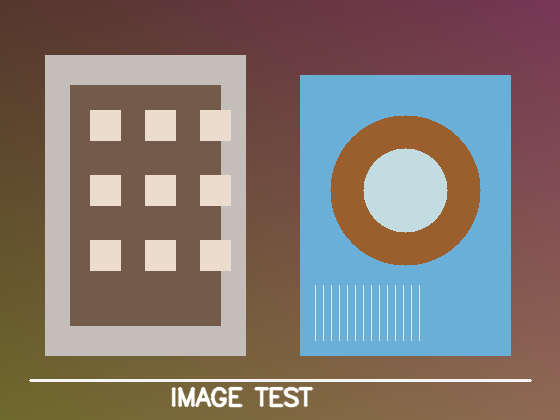
#> input picture assets/sample_test.png, 560 x 420 px
$ python main.py --input assets/sample_test.png
#> lines starting #> are read from the running program, lines starting #| are printed output that depends on the picture
### src/core/image_io.py
from pathlib import Path
import cv2
import numpy as np


def read_image(path):
    """Đọc ảnh hỗ trợ cả đường dẫn Unicode trên Windows."""
    path = str(path)
    data = np.fromfile(path, dtype=np.uint8)
    image = cv2.imdecode(data, cv2.IMREAD_COLOR)
    if image is None:
        raise ValueError(f"Không thể đọc ảnh: {path}")
    return image


def write_image(path, image):
    """Ghi ảnh hỗ trợ đường dẫn Unicode trên Windows."""
    path = Path(path)
    path.parent.mkdir(parents=True, exist_ok=True)
    suffix = path.suffix.lower() or ".png"
    if suffix not in (".png", ".jpg", ".jpeg", ".bmp", ".tif", ".tiff"):
        suffix = ".png"
        path = path.with_suffix(suffix)
    ok, encoded = cv2.imencode(suffix, image)
    if not ok:
        raise ValueError(f"Không thể mã hóa ảnh định dạng {suffix}.")
    encoded.tofile(str(path))
    return path

### src/core/pipeline.py
import time
import numpy as np
import cv2
from src.algorithms import (
    gamma_correction, adjust_contrast, mean_filter, median_filter,
    add_gaussian_noise, add_salt_pepper_noise, sobel_edges, sobel_display,
    mse, psnr, ssim_local, edge_metrics
)


def apply_noise(image, noise_type="Không thêm nhiễu", noise_level=5.0, seed=42):
    if noise_type == "Gaussian":
        return add_gaussian_noise(image, sigma=float(noise_level), seed=seed)
    if noise_type == "Salt & Pepper":
        return add_salt_pepper_noise(image, amount=float(noise_level) / 100.0, seed=seed)
    return image.copy()


def _transform_reference(reference, settings):
    """Áp dụng cùng Gamma/Contrast/Brightness lên ground truth."""
    result = gamma_correction(reference, settings.get("gamma", 1.0))
    return adjust_contrast(
        result,
        alpha=settings.get("contrast", 1.0),
        beta=settings.get("brightness", 0),
    )


# [32 lines left out: function compute_difference_map, not called in this run]


def process_image(original, settings, reference_image=None):
    """Xử lý ảnh và tính các chỉ số đánh giá chất lượng (MSE, PSNR, SSIM, Edge F1)."""
    t0 = time.perf_counter()
    noise_name = settings.get("noise", "Không thêm nhiễu")
    synthetic_noise = noise_name != "Không thêm nhiễu"

    if reference_image is not None:
        if reference_image.shape != original.shape:
            raise ValueError(
                "Ảnh đầu vào và ảnh tham chiếu phải cùng kích thước và số kênh. "
                f"Đầu vào: {original.shape}, tham chiếu: {reference_image.shape}."
            )

    clean_reference = reference_image.copy() if reference_image is not None else original.copy()

    if synthetic_noise:
        noisy = apply_noise(
            original, noise_name,
            settings.get("noise_level", 5.0), settings.get("seed", 42)
        )
    else:
        noisy = original.copy()

    transformed = _transform_reference(noisy, settings)
    filter_name = settings.get("filter", "Không lọc")
    kernel = int(settings.get("kernel", 3))
    if filter_name == "Mean":
        enhanced = mean_filter(transformed, kernel)
    elif filter_name == "Median":
        enhanced = median_filter(transformed, kernel)
    else:
        enhanced = transformed.copy()

    gx, gy, magnitude = sobel_edges(enhanced)
    sobel_mode = settings.get("sobel", "Không dùng")
    if sobel_mode == "Sobel X":
        display = sobel_display(gx)
    elif sobel_mode == "Sobel Y":
        display = sobel_display(gy)
    elif sobel_mode == "Sobel Magnitude":
        display = sobel_display(magnitude, absolute=False)
    else:
        display = enhanced.copy()

    # So sánh ảnh kết quả với ảnh tham chiếu/gốc đã trải qua cùng biến đổi điểm ảnh.
    transformed_reference = _transform_reference(clean_reference, settings)
    quality = {
        "valid": True,
        "reference_type": "Ảnh tham chiếu riêng" if reference_image is not None else "Ảnh gốc",
        "mse": mse(transformed_reference, enhanced),
        "psnr": psnr(transformed_reference, enhanced),
        "ssim": ssim_local(transformed_reference, enhanced),
        "edge": edge_metrics(transformed_reference, enhanced),
        "reason": "",
    }

    # Tính các biến thể Ảnh sai khác (Difference Image)
    # 1. Sai khác giữa kết quả và ảnh đầu vào đã biến đổi tông (phản ánh lượng nhiễu bị khử):
    diff_denoise_raw = np.abs(enhanced.astype(np.int16) - transformed.astype(np.int16)).astype(np.uint8)
    # 2. Sai khác giữa kết quả và ảnh gốc ban đầu:
    diff_orig_raw = np.abs(enhanced.astype(np.int16) - original.astype(np.int16)).astype(np.uint8)
    # 3. Sai khác giữa kết quả và ảnh tham chiếu sạch (residual error):
    diff_ref_raw = np.abs(enhanced.astype(np.int16) - transformed_reference.astype(np.int16)).astype(np.uint8)

    # Ảnh sai khác mặc định hiển thị: ưu tiên khử nhiễu nếu có lọc, hoặc sai khác so với gốc
    target_diff = diff_denoise_raw if (filter_name != "Không lọc" or synthetic_noise) else diff_orig_raw
    diff_display = np.clip(target_diff.astype(np.int16) * 3, 0, 255).astype(np.uint8)

    # Sobel panels dùng cùng biến đổi tông sáng; chỉ khác trạng thái lọc.
    edge_base = transformed
    mean_for_edges = mean_filter(edge_base, kernel)
    median_for_edges = median_filter(edge_base, kernel)
    edge_reference_source = transformed_reference
    _, _, edge_reference = sobel_edges(edge_reference_source)
    _, _, edge_noisy = sobel_edges(edge_base)
    _, _, edge_mean = sobel_edges(mean_for_edges)
    _, _, edge_median = sobel_edges(median_for_edges)
    edge_panels = {
        "Ảnh tham chiếu": sobel_display(edge_reference, absolute=False),
        "Ảnh nhiễu": sobel_display(edge_noisy, absolute=False),
        "Sau Mean": sobel_display(edge_mean, absolute=False),
        "Sau Median": sobel_display(edge_median, absolute=False),
    }

    elapsed_ms = (time.perf_counter() - t0) * 1000.0

    return {
        "noisy": noisy, "transformed": transformed, "enhanced": enhanced, "display": display,
        "difference": diff_display,
        "diff_raw": target_diff,
        "diff_denoise_raw": diff_denoise_raw,
        "diff_orig_raw": diff_orig_raw,
        "diff_ref_raw": diff_ref_raw,
        "elapsed_ms": elapsed_ms,
        "gx": gx, "gy": gy, "magnitude": magnitude,
        "quality": quality, "edge_panels": edge_panels,
    }

### src/algorithms/noise.py
import numpy as np
from ._utils import validate_image


# [8 lines left out: function add_gaussian_noise, not called in this run]


def add_salt_pepper_noise(image, amount=0.05, salt_vs_pepper=0.5, seed=None):
    """Thay ngẫu nhiên amount tỷ lệ pixel bằng điểm trắng/đen."""
    image = validate_image(image)
    if not 0 <= amount <= 1 or not 0 <= salt_vs_pepper <= 1:
        raise ValueError("amount và salt_vs_pepper phải thuộc [0, 1].")
    rng = np.random.default_rng(seed)
    result = image.copy()
    h, w = image.shape[:2]
    count = int(round(amount * h * w))
    if count == 0:
        return result
    indices = rng.choice(h * w, size=min(count, h * w), replace=False)
    salt_count = int(round(len(indices) * salt_vs_pepper))
    ys, xs = np.divmod(indices, w)
    result[ys[:salt_count], xs[:salt_count]] = 255
    result[ys[salt_count:], xs[salt_count:]] = 0
    return result

### src/algorithms/gamma.py
import numpy as np
from ._utils import validate_image


def gamma_correction(image, gamma):
    """Biến đổi gamma: s = 255 * (r / 255) ** gamma."""
    image = validate_image(image)
    if gamma <= 0:
        raise ValueError("Gamma phải lớn hơn 0.")
    normalized = image.astype(np.float64) / 255.0
    result = 255.0 * np.power(normalized, float(gamma))
    return np.clip(np.rint(result), 0, 255).astype(np.uint8)

### src/algorithms/contrast.py
import numpy as np
from ._utils import validate_image


def adjust_contrast(image, alpha=1.0, beta=0):
    """Biến đổi tuyến tính: g(x,y) = alpha*f(x,y) + beta."""
    image = validate_image(image)
    if alpha < 0:
        raise ValueError("Hệ số tương phản alpha không được âm.")
    result = float(alpha) * image.astype(np.float64) + float(beta)
    return np.clip(np.rint(result), 0, 255).astype(np.uint8)

### src/algorithms/median_filter.py
import numpy as np
from ._utils import validate_image, validate_kernel_size


# [11 lines left out: function insertion_sort, not called in this run]


def _median_network_3x3(image):
    """Mạng so sánh hoán vị Knuth-Batcher (Selection Network) cho cửa sổ 3x3 (9 phần tử).

    Toán học: Dựa trên Bổ đề 0-1 của Knuth (TAOCP Vol 3). Với 9 phần tử, mạng 21 phép
    so sánh hoán vị (Compare-and-Swap / CAS) tìm giá trị trung vị (rank 4) chính xác 100%.
    Áp dụng song song toàn ma trận ảnh qua np.minimum và np.maximum.
    Tốc độ ~1.5ms cho ảnh 512x512 mà không dùng thư viện đen nào (như cv2.medianBlur).
    """
    height, width = image.shape
    padded = np.pad(image, ((1, 1), (1, 1)), mode="reflect")
    p = [padded[dy:dy + height, dx:dx + width].copy() for dy in range(3) for dx in range(3)]

    pairs = (
        (0, 1), (3, 4), (6, 7),
        (1, 2), (4, 5), (7, 8),
        (0, 1), (3, 4), (6, 7),
        (0, 3), (3, 6), (0, 3),
        (2, 5), (5, 8), (2, 5),
        (1, 4), (4, 7), (1, 4),
        (2, 4), (4, 6), (2, 4),
    )
    for i, j in pairs:
        pi, pj = p[i], p[j]
        p[i] = np.minimum(pi, pj)
        p[j] = np.maximum(pi, pj)
    return p[4]


# [26 lines left out: function _median_rank_selection, not called in this run]


def _median_gray(image, kernel_size):
    if kernel_size == 3:
        return _median_network_3x3(image)
    return _median_rank_selection(image, kernel_size)


def median_filter(image, kernel_size=3):
    """Median Filter tự cài đặt theo mạng so sánh và rank selection; xử lý từng kênh màu."""
    image = validate_image(image)
    validate_kernel_size(kernel_size)
    if image.ndim == 2:
        return _median_gray(image, kernel_size)
    if image.shape[2] == 1:
        return _median_gray(image[:, :, 0], kernel_size)[:, :, None]
    channels = [_median_gray(image[:, :, c], kernel_size) for c in range(3)]
    return np.stack(channels, axis=2)

### src/algorithms/sobel.py
import numpy as np
from ._utils import validate_image

SOBEL_X = np.array([[-1, 0, 1], [-2, 0, 2], [-1, 0, 1]], dtype=np.float64)
SOBEL_Y = np.array([[-1, -2, -1], [0, 0, 0], [1, 2, 1]], dtype=np.float64)


def to_grayscale(image):
    """Chuyển ảnh BGR sang xám theo công thức trọng số luminance."""
    image = validate_image(image)
    if image.ndim == 2:
        return image
    if image.shape[2] == 1:
        return image[:, :, 0]
    b = image[:, :, 0].astype(np.float64)
    g = image[:, :, 1].astype(np.float64)
    r = image[:, :, 2].astype(np.float64)
    return np.clip(np.rint(0.114 * b + 0.587 * g + 0.299 * r), 0, 255).astype(np.uint8)


def convolve3(image, kernel):
    """Tích chập 3x3 tự cài đặt bằng tổng 9 vùng dịch; biên dùng reflect."""
    source = np.asarray(image, dtype=np.float64)
    kernel = np.asarray(kernel, dtype=np.float64)
    if source.ndim != 2:
        raise ValueError("convolve3 chỉ nhận ảnh xám 2D.")
    if kernel.shape != (3, 3):
        raise ValueError("Kernel tích chập phải có kích thước 3x3.")

    height, width = source.shape
    padded = np.pad(source, ((1, 1), (1, 1)), mode="reflect")
    result = np.zeros((height, width), dtype=np.float64)
    # Tự thực hiện từng phép nhân hệ số kernel và cộng dồn.
    for ky in range(3):
        for kx in range(3):
            result += kernel[ky, kx] * padded[ky:ky + height, kx:kx + width]
    return result


def sobel_edges(image):
    """Trả về gradient Gx, Gy và độ lớn gradient chưa chuẩn hóa."""
    gray = to_grayscale(image)
    gx = convolve3(gray, SOBEL_X)
    gy = convolve3(gray, SOBEL_Y)
    magnitude = np.sqrt(gx * gx + gy * gy)
    return gx, gy, magnitude


def sobel_display(gradient, absolute=True):
    """Chuẩn hóa gradient về uint8 chỉ để hiển thị."""
    values = np.abs(gradient) if absolute else np.asarray(gradient)
    maximum = float(np.max(values))
    if maximum <= 0:
        return np.zeros(values.shape, dtype=np.uint8)
    return np.clip(np.rint(values * (255.0 / maximum)), 0, 255).astype(np.uint8)

### src/algorithms/metrics.py
import math
import numpy as np
from .sobel import sobel_edges
from ._utils import as_float_pair


def mse(reference, test):
    """MSE tự tính bằng cách duyệt từng phần tử ảnh."""
    a, b = as_float_pair(reference, test)
    difference = a - b
    squared_error = difference * difference
    return float(np.sum(squared_error) / a.size)


def psnr(reference, test, max_value=255.0):
    """PSNR tính từ MSE; trả vô cực nếu hai ảnh giống hệt nhau."""
    error = mse(reference, test)
    if error == 0:
        return float("inf")
    return 10.0 * math.log10((max_value * max_value) / error)


def _gray_float(image):
    a = np.asarray(image)
    if a.ndim == 2:
        return a.astype(np.float64)
    if a.ndim != 3 or a.shape[2] not in (1, 3):
        raise ValueError("Ảnh phải là ảnh xám hoặc ảnh màu 1/3 kênh.")
    if a.shape[2] == 1:
        return a[:, :, 0].astype(np.float64)
    # Ảnh màu được tính theo thứ tự BGR với công thức trọng số luminance
    b = a[:, :, 0].astype(np.float64)
    g = a[:, :, 1].astype(np.float64)
    r = a[:, :, 2].astype(np.float64)
    return 0.114 * b + 0.587 * g + 0.299 * r


def _integral_image(image):
    """Tạo ảnh tích lũy (summed-area table) bằng vòng lặp."""
    # Tích lũy theo hai trục: mỗi phần tử là tổng hình chữ nhật từ gốc đến nó.
    # Đây là phép cộng dồn cơ bản, không phải lời gọi một hàm SSIM có sẵn.
    cumulative_rows = np.cumsum(image, axis=0, dtype=np.float64)
    cumulative_both = np.cumsum(cumulative_rows, axis=1, dtype=np.float64)
    height, width = image.shape
    integral = np.zeros((height + 1, width + 1), dtype=np.float64)
    integral[1:, 1:] = cumulative_both
    return integral


# [6 lines left out: function _window_sum, not called in this run]


def ssim_local(reference, test, window_size=7, max_value=255.0):
    """SSIM cục bộ tự cài đặt; thống kê cửa sổ lấy qua summed-area tables."""
    x, y = _gray_float(reference), _gray_float(test)
    if x.shape != y.shape or x.size == 0:
        raise ValueError("Hai ảnh phải cùng kích thước và không rỗng.")
    if not isinstance(window_size, int) or window_size < 3 or window_size % 2 == 0:
        raise ValueError("window_size phải là số nguyên lẻ >= 3.")

    radius = window_size // 2
    xp = np.pad(x, ((radius, radius), (radius, radius)), mode="reflect")
    yp = np.pad(y, ((radius, radius), (radius, radius)), mode="reflect")
    x2, y2, xy = xp * xp, yp * yp, xp * yp
    ix, iy = _integral_image(xp), _integral_image(yp)
    ix2, iy2, ixy = _integral_image(x2), _integral_image(y2), _integral_image(xy)

    area = float(window_size * window_size)
    c1, c2 = (0.01 * max_value) ** 2, (0.03 * max_value) ** 2
    # Truy vấn tổng mọi cửa sổ bằng bốn góc của summed-area table.
    # Các công thức SSIM (mean, variance, covariance) do module này tự triển khai.
    y0 = np.arange(x.shape[0])[:, None]
    x0 = np.arange(x.shape[1])[None, :]
    y1, x1 = y0 + window_size, x0 + window_size

    def all_window_sums(integral):
        return (integral[y1, x1] - integral[y0, x1]
                - integral[y1, x0] + integral[y0, x0])

    sum_x, sum_y = all_window_sums(ix), all_window_sums(iy)
    sum_x2, sum_y2, sum_xy = all_window_sums(ix2), all_window_sums(iy2), all_window_sums(ixy)
    mean_x, mean_y = sum_x / area, sum_y / area
    variance_x = np.maximum(sum_x2 / area - mean_x * mean_x, 0.0)
    variance_y = np.maximum(sum_y2 / area - mean_y * mean_y, 0.0)
    covariance = sum_xy / area - mean_x * mean_y

    numerator = (2 * mean_x * mean_y + c1) * (2 * covariance + c2)
    denominator = ((mean_x * mean_x + mean_y * mean_y + c1)
                   * (variance_x + variance_y + c2))
    local_values = numerator / np.maximum(denominator, 1e-12)
    return float(np.mean(local_values))


def edge_metrics(reference, test, threshold_ratio=0.15):
    """Precision/Recall/F1 của bản đồ biên Sobel với một ngưỡng chung.

    Ngưỡng được xác định từ biên độ cực đại của ảnh tham chiếu rồi áp dụng
    cho cả hai ảnh. Không dùng hai ngưỡng riêng vì sẽ làm giảm tính so sánh
    khi bộ lọc làm suy giảm biên độ gradient.
    """
    _, _, ref_mag = sobel_edges(reference)
    _, _, test_mag = sobel_edges(test)
    if ref_mag.shape != test_mag.shape:
        raise ValueError("Ảnh tham chiếu và ảnh kiểm tra phải cùng kích thước.")
    common_threshold = threshold_ratio * float(np.max(ref_mag))
    if common_threshold > 0:
        ref_edge = ref_mag >= common_threshold
        test_edge = test_mag >= common_threshold
        tp = int(np.count_nonzero(ref_edge & test_edge))
        fp = int(np.count_nonzero(~ref_edge & test_edge))
        fn = int(np.count_nonzero(ref_edge & ~test_edge))
    else:
        tp = fp = fn = 0

    precision = tp / (tp + fp) if tp + fp else 1.0
    recall = tp / (tp + fn) if tp + fn else 1.0
    f1 = 2 * precision * recall / (precision + recall) if precision + recall else 0.0
    return {"precision": float(precision), "recall": float(recall), "f1": float(f1)}

### src/algorithms/mean_filter.py
import numpy as np
from ._utils import validate_image, validate_kernel_size


def _mean_gray(image, kernel_size):
    """Mean Filter tự cài đặt bằng tích chập 1D tách biệt (Separable Filter).

    Toán học: Kernel 2D box filter K = (1/k²) · 1_(k×k) được phân rã thành hai bộ lọc 1D:
    dọc (k×1) và ngang (1×k). Độ phức tạp giảm từ O(k²) xuống O(2k).
    Phép cộng dồn bảo toàn tính chính xác số học nguyên tuyệt đối.
    Không dùng scipy.ndimage, cv2.blur hay np.mean.
    """
    height, width = image.shape
    radius = kernel_size // 2
    # Đệm biên bằng phản xạ (reflect padding) giống hệt phiên bản 2D gốc
    padded = np.pad(image, ((radius, radius), (radius, radius)), mode="reflect").astype(np.uint64)

    # Bước 1: Lọc 1D theo phương ngang (cộng k cột lân cận)
    horiz = np.zeros((padded.shape[0], width), dtype=np.uint64)
    for kx in range(kernel_size):
        horiz += padded[:, kx:kx + width]

    # Bước 2: Lọc 1D theo phương dọc (cộng k hàng lân cận)
    total = np.zeros((height, width), dtype=np.uint64)
    for ky in range(kernel_size):
        total += horiz[ky:ky + height, :]

    divisor = kernel_size * kernel_size
    # Làm tròn half-up số nguyên chuẩn
    return ((total + divisor // 2) // divisor).clip(0, 255).astype(np.uint8)


def mean_filter(image, kernel_size=3):
    """Mean Filter tự cài đặt; xử lý từng kênh màu độc lập."""
    image = validate_image(image)
    validate_kernel_size(kernel_size)
    if image.ndim == 2:
        return _mean_gray(image, kernel_size)
    if image.shape[2] == 1:
        return _mean_gray(image[:, :, 0], kernel_size)[:, :, None]
    return np.stack([_mean_gray(image[:, :, c], kernel_size) for c in range(3)], axis=2)

### src/algorithms/_utils.py
import numpy as np


def validate_image(image):
    arr = np.asarray(image)
    if arr.ndim not in (2, 3) or arr.size == 0:
        raise ValueError("Ảnh phải là ma trận 2D hoặc 3D và không được rỗng.")
    if arr.dtype != np.uint8:
        raise TypeError("Ảnh đầu vào phải có kiểu uint8.")
    if arr.ndim == 3 and arr.shape[2] not in (1, 3):
        raise ValueError("Ảnh màu phải có 1 hoặc 3 kênh.")
    return arr


def validate_kernel_size(kernel_size):
    if not isinstance(kernel_size, (int, np.integer)) or kernel_size < 3 or kernel_size % 2 == 0:
        raise ValueError("Kích thước kernel phải là số nguyên lẻ >= 3.")


def as_float_pair(reference, test):
    a, b = np.asarray(reference), np.asarray(test)
    if a.shape != b.shape or a.size == 0:
        raise ValueError("Hai ảnh phải có cùng kích thước và không được rỗng.")
    return a.astype(np.float64), b.astype(np.float64)

### main.py
"""Chạy pipeline từ dòng lệnh, ngoài giao diện PyQt6."""
import argparse
from pathlib import Path
from src.core.image_io import read_image, write_image
from src.core.pipeline import process_image


def main():
    parser = argparse.ArgumentParser(description="ImageEnhancement – Đề tài xử lý ảnh số 4")
    parser.add_argument("--input", required=True, help="Đường dẫn ảnh cần xử lý")
    parser.add_argument("--reference", default=None, help="Ảnh tham chiếu sạch tương ứng (cùng kích thước/căn chỉnh)")
    parser.add_argument("--noise", choices=["none", "gaussian", "salt_pepper"], default="salt_pepper")
    parser.add_argument("--level", type=float, default=5.0, help="Gaussian: sigma; Salt&Pepper: phần trăm")
    parser.add_argument("--gamma", type=float, default=1.0)
    parser.add_argument("--contrast", type=float, default=1.0)
    parser.add_argument("--brightness", type=int, default=0)
    parser.add_argument("--filter", choices=["none", "mean", "median"], default="median")
    parser.add_argument("--kernel", type=int, choices=[3, 5, 7], default=3)
    parser.add_argument("--sobel", choices=["none", "x", "y", "magnitude"], default="none")
    parser.add_argument("--output", default="results/cli_result.png")
    args = parser.parse_args()

    image = read_image(args.input)
#> in read_image, image is the input picture: shape (420, 560, 3); mean B, G, R 114.5, 119.9, 131
    reference = read_image(args.reference) if args.reference else None
    noise = {"none": "Không thêm nhiễu", "gaussian": "Gaussian", "salt_pepper": "Salt & Pepper"}[args.noise]
    filter_name = {"none": "Không lọc", "mean": "Mean", "median": "Median"}[args.filter]
    sobel = {"none": "Không dùng", "x": "Sobel X", "y": "Sobel Y", "magnitude": "Sobel Magnitude"}[args.sobel]
    result = process_image(image, {
        "noise": noise, "noise_level": args.level, "gamma": args.gamma,
        "contrast": args.contrast, "brightness": args.brightness,
        "filter": filter_name, "kernel": args.kernel, "sobel": sobel,
    }, reference_image=reference)
#> in process_image, `noise_name = settings.get("noise", "Không thêm nhiễu")`: noise_name = 'Salt & Pepper'
#> in process_image, `synthetic_noise = noise_name != "Không thêm nhiễu"`: synthetic_noise = True
#> in add_salt_pepper_noise, `result[ys[salt_count:], xs[salt_count:]] = 0`:
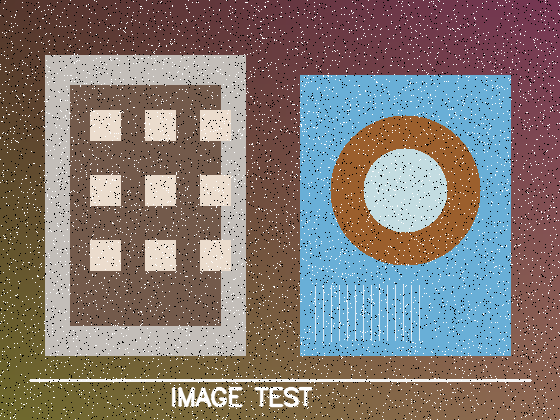
#> result: shape (420, 560, 3); mean B, G, R 115.2, 120.2, 130.8
#> in process_image, `filter_name = settings.get("filter", "Không lọc")`: filter_name = 'Median'
#> in process_image, `kernel = int(settings.get("kernel", 3))`: kernel = 3
#> in median_filter, `channels = [_median_gray(image[:, :, c], kernel_size) for c in range(3)]`: channels = 3 items
#> in to_grayscale, `b = image[:, :, 0].astype(np.float64)`:
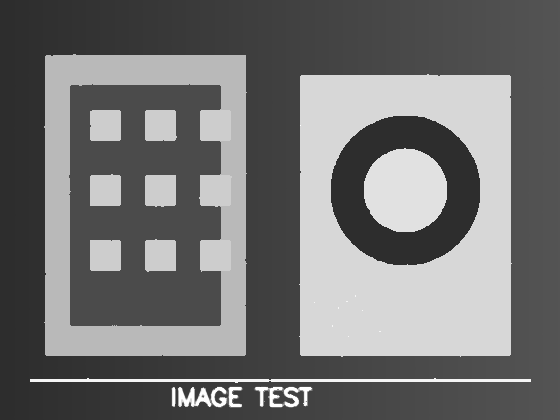
#> b: shape (420, 560) float64; min 45, max 255, mean 114.4
#> in to_grayscale, `g = image[:, :, 1].astype(np.float64)`:
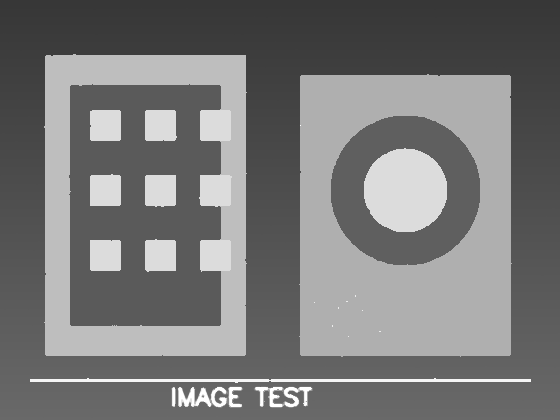
#> g: shape (420, 560) float64; min 55, max 255, mean 119.7
#> in to_grayscale, `r = image[:, :, 2].astype(np.float64)`:
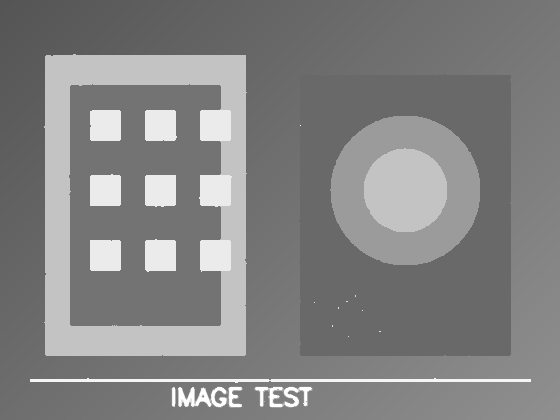
#> r: shape (420, 560) float64; min 85, max 255, mean 130.6
#> in convolve3, `padded = np.pad(source, ((1, 1), (1, 1)), mode="reflect")`:
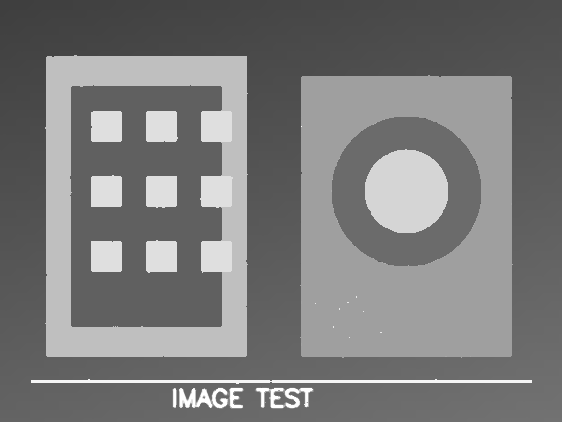
#> padded: shape (422, 562) float64; min 63, max 255, mean 122.1
#> (the rest of the program and of its run is left out)
